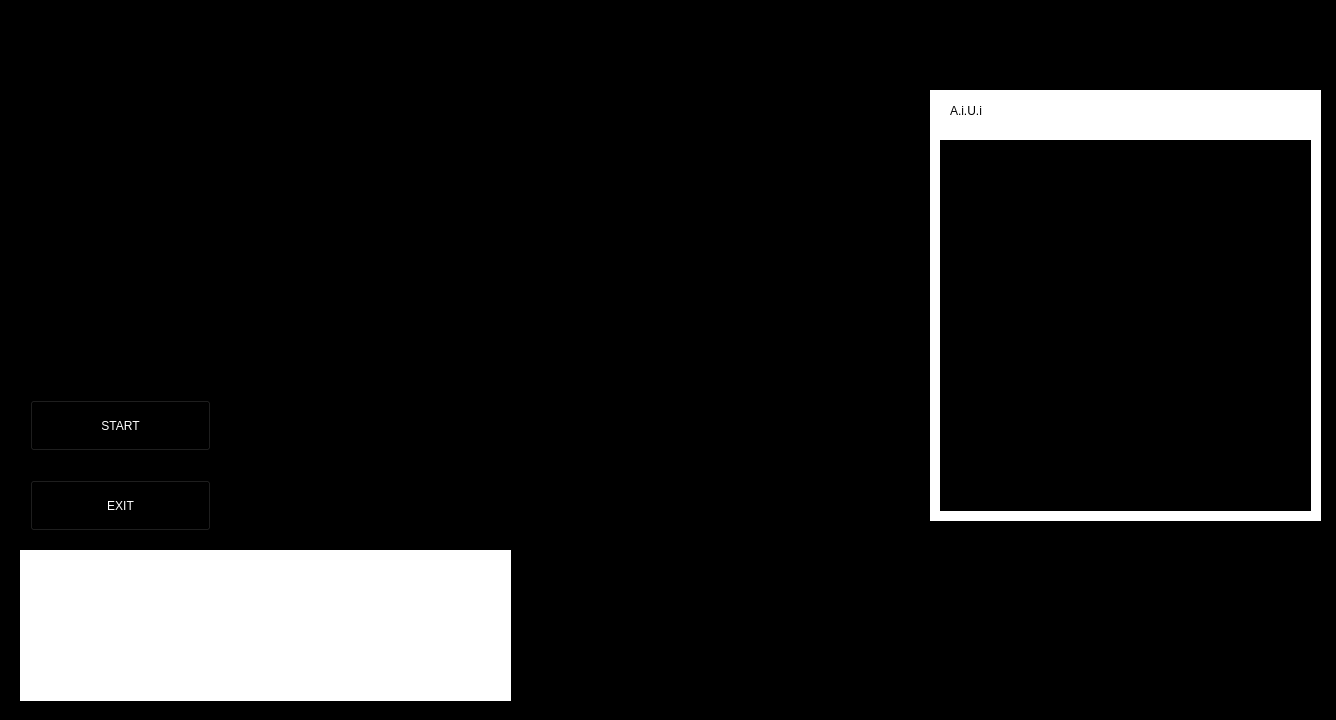
<?xml version="1.0" encoding="UTF-8"?>
<ui version="4.0">
 <class>MainWindow</class>
 <widget class="QMainWindow" name="MainWindow">
  <property name="geometry">
   <rect>
    <x>0</x>
    <y>0</y>
    <width>1336</width>
    <height>720</height>
   </rect>
  </property>
  <property name="windowTitle">
   <string>MainWindow</string>
  </property>
  <widget class="QWidget" name="centralwidget">
   <widget class="QLabel" name="bg_main">
    <property name="geometry">
     <rect>
      <x>-60</x>
      <y>-40</y>
      <width>1481</width>
      <height>891</height>
     </rect>
    </property>
    <property name="styleSheet">
     <string notr="true">background-color: rgb(0, 0, 0);</string>
    </property>
    <property name="text">
     <string/>
    </property>
   </widget>
   <widget class="QLabel" name="gif_1">
    <property name="geometry">
     <rect>
      <x>410</x>
      <y>90</y>
      <width>511</width>
      <height>501</height>
     </rect>
    </property>
    <property name="text">
     <string/>
    </property>
    <property name="pixmap">
     <pixmap>GIF/83ec7dae7e76751eecca2adcf0dcfc49.gif</pixmap>
    </property>
    <property name="scaledContents">
     <bool>true</bool>
    </property>
   </widget>
   <widget class="QLabel" name="gif_2">
    <property name="geometry">
     <rect>
      <x>-80</x>
      <y>-30</y>
      <width>631</width>
      <height>161</height>
     </rect>
    </property>
    <property name="text">
     <string/>
    </property>
    <property name="pixmap">
     <pixmap>deco/3ab74962b138cb7396156fd96d0f6408.gif</pixmap>
    </property>
   </widget>
   <widget class="QLabel" name="gif_3">
    <property name="geometry">
     <rect>
      <x>750</x>
      <y>590</y>
      <width>591</width>
      <height>161</height>
     </rect>
    </property>
    <property name="text">
     <string/>
    </property>
    <property name="pixmap">
     <pixmap>deco/Untitled design (2).gif</pixmap>
    </property>
    <property name="scaledContents">
     <bool>false</bool>
    </property>
   </widget>
   <widget class="QLabel" name="bg_start">
    <property name="geometry">
     <rect>
      <x>20</x>
      <y>390</y>
      <width>241</width>
      <height>61</height>
     </rect>
    </property>
    <property name="text">
     <string/>
    </property>
    <property name="pixmap">
     <pixmap>button/button_1.png</pixmap>
    </property>
    <property name="scaledContents">
     <bool>true</bool>
    </property>
   </widget>
   <widget class="QPushButton" name="pb_start">
    <property name="geometry">
     <rect>
      <x>30</x>
      <y>400</y>
      <width>181</width>
      <height>51</height>
     </rect>
    </property>
    <property name="styleSheet">
     <string notr="true">background-color: rgb(0, 0, 0);
font: 14pt &quot;Sitka&quot;;
color: rgb(255, 255, 255);</string>
    </property>
    <property name="text">
     <string>START</string>
    </property>
   </widget>
   <widget class="QLabel" name="bg_exit">
    <property name="geometry">
     <rect>
      <x>20</x>
      <y>470</y>
      <width>241</width>
      <height>61</height>
     </rect>
    </property>
    <property name="text">
     <string/>
    </property>
    <property name="pixmap">
     <pixmap>button/button_1.png</pixmap>
    </property>
    <property name="scaledContents">
     <bool>true</bool>
    </property>
   </widget>
   <widget class="QPushButton" name="pb_exit">
    <property name="geometry">
     <rect>
      <x>30</x>
      <y>480</y>
      <width>181</width>
      <height>51</height>
     </rect>
    </property>
    <property name="styleSheet">
     <string notr="true">background-color: rgb(0, 0, 0);
font: 14pt &quot;Sitka&quot;;
color: rgb(255, 255, 255);</string>
    </property>
    <property name="text">
     <string>EXIT</string>
    </property>
   </widget>
   <widget class="QTextBrowser" name="tb_time">
    <property name="geometry">
     <rect>
      <x>930</x>
      <y>10</y>
      <width>131</width>
      <height>71</height>
     </rect>
    </property>
    <property name="styleSheet">
     <string notr="true">background-color: rgb(0, 0, 0);
font: 20pt &quot;Sitka&quot;;
color: rgb(255, 255, 255);
border-radius:none;</string>
    </property>
   </widget>
   <widget class="QTextBrowser" name="tb_date">
    <property name="geometry">
     <rect>
      <x>1080</x>
      <y>10</y>
      <width>231</width>
      <height>71</height>
     </rect>
    </property>
    <property name="styleSheet">
     <string notr="true">background-color: rgb(0, 0, 0);
font: 20pt &quot;Sitka&quot;;
color: rgb(255, 255, 255);
border-radius:none;</string>
    </property>
   </widget>
   <widget class="QLabel" name="bg_resp">
    <property name="geometry">
     <rect>
      <x>930</x>
      <y>90</y>
      <width>391</width>
      <height>431</height>
     </rect>
    </property>
    <property name="styleSheet">
     <string notr="true">background-color: rgb(255, 255, 255);</string>
    </property>
    <property name="text">
     <string/>
    </property>
   </widget>
   <widget class="QLabel" name="AiUi">
    <property name="geometry">
     <rect>
      <x>950</x>
      <y>60</y>
      <width>131</width>
      <height>101</height>
     </rect>
    </property>
    <property name="styleSheet">
     <string notr="true">color: rgb(0, 0, 0);
font: 26pt &quot;Sitka&quot;;</string>
    </property>
    <property name="text">
     <string>A.i.U.i</string>
    </property>
   </widget>
   <widget class="QLabel" name="gif_4">
    <property name="geometry">
     <rect>
      <x>30</x>
      <y>570</y>
      <width>241</width>
      <height>111</height>
     </rect>
    </property>
    <property name="styleSheet">
     <string notr="true">border-radius:none;</string>
    </property>
    <property name="text">
     <string/>
    </property>
    <property name="pixmap">
     <pixmap>deco/01.gif</pixmap>
    </property>
    <property name="scaledContents">
     <bool>false</bool>
    </property>
   </widget>
   <widget class="QLabel" name="gif_5">
    <property name="geometry">
     <rect>
      <x>260</x>
      <y>570</y>
      <width>241</width>
      <height>111</height>
     </rect>
    </property>
    <property name="styleSheet">
     <string notr="true">border-radius:none;</string>
    </property>
    <property name="text">
     <string/>
    </property>
    <property name="pixmap">
     <pixmap>deco/01.gif</pixmap>
    </property>
    <property name="scaledContents">
     <bool>false</bool>
    </property>
   </widget>
   <widget class="QLabel" name="label">
    <property name="geometry">
     <rect>
      <x>20</x>
      <y>550</y>
      <width>491</width>
      <height>151</height>
     </rect>
    </property>
    <property name="styleSheet">
     <string notr="true">background-color: rgb(255, 255, 255);</string>
    </property>
    <property name="text">
     <string/>
    </property>
   </widget>
   <widget class="QTextEdit" name="terminalOutputbox">
    <property name="geometry">
     <rect>
      <x>940</x>
      <y>140</y>
      <width>371</width>
      <height>371</height>
     </rect>
    </property>
    <property name="styleSheet">
     <string notr="true">background-color: rgb(0, 0, 0);
color: rgb(255, 255, 255);</string>
    </property>
   </widget>
   <widget class="QLabel" name="label_2">
    <property name="geometry">
     <rect>
      <x>30</x>
      <y>570</y>
      <width>231</width>
      <height>111</height>
     </rect>
    </property>
    <property name="styleSheet">
     <string notr="true">background-color: rgb(0, 0, 0);</string>
    </property>
    <property name="text">
     <string/>
    </property>
   </widget>
   <widget class="QLabel" name="label_3">
    <property name="geometry">
     <rect>
      <x>260</x>
      <y>570</y>
      <width>241</width>
      <height>111</height>
     </rect>
    </property>
    <property name="styleSheet">
     <string notr="true">background-color: rgb(0, 0, 0);</string>
    </property>
    <property name="text">
     <string/>
    </property>
   </widget>
   <zorder>label_2</zorder>
   <zorder>label_3</zorder>
   <zorder>bg_main</zorder>
   <zorder>gif_1</zorder>
   <zorder>gif_2</zorder>
   <zorder>gif_3</zorder>
   <zorder>bg_start</zorder>
   <zorder>pb_start</zorder>
   <zorder>bg_exit</zorder>
   <zorder>pb_exit</zorder>
   <zorder>bg_resp</zorder>
   <zorder>tb_time</zorder>
   <zorder>tb_date</zorder>
   <zorder>AiUi</zorder>
   <zorder>label</zorder>
   <zorder>gif_5</zorder>
   <zorder>gif_4</zorder>
   <zorder>terminalOutputbox</zorder>
  </widget>
 </widget>
 <resources/>
 <connections/>
</ui>
